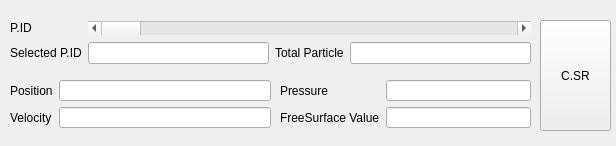
<?xml version="1.0" encoding="UTF-8"?>
<ui version="4.0">
 <class>PInfoDialog</class>
 <widget class="QDialog" name="PInfoDialog">
  <property name="geometry">
   <rect>
    <x>0</x>
    <y>0</y>
    <width>616</width>
    <height>146</height>
   </rect>
  </property>
  <property name="windowTitle">
   <string>Dialog</string>
  </property>
  <widget class="QPushButton" name="BChange">
   <property name="geometry">
    <rect>
     <x>540</x>
     <y>20</y>
     <width>71</width>
     <height>111</height>
    </rect>
   </property>
   <property name="text">
    <string>C.SR</string>
   </property>
   <property name="autoDefault">
    <bool>false</bool>
   </property>
  </widget>
  <widget class="QWidget" name="">
   <property name="geometry">
    <rect>
     <x>10</x>
     <y>20</y>
     <width>521</width>
     <height>45</height>
    </rect>
   </property>
   <layout class="QGridLayout" name="gridLayout">
    <item row="0" column="0">
     <widget class="QLabel" name="LPid">
      <property name="text">
       <string>P.ID</string>
      </property>
     </widget>
    </item>
    <item row="0" column="1" colspan="3">
     <widget class="QScrollBar" name="PHSlider">
      <property name="toolTipDuration">
       <number>-5</number>
      </property>
      <property name="orientation">
       <enum>Qt::Horizontal</enum>
      </property>
     </widget>
    </item>
    <item row="1" column="0">
     <widget class="QLabel" name="LSelectedPid">
      <property name="text">
       <string>Selected P.ID</string>
      </property>
     </widget>
    </item>
    <item row="1" column="1">
     <widget class="QLineEdit" name="LEPid"/>
    </item>
    <item row="1" column="2">
     <widget class="QLabel" name="LTotalParticle">
      <property name="text">
       <string>Total Particle</string>
      </property>
     </widget>
    </item>
    <item row="1" column="3">
     <widget class="QLineEdit" name="LETotalParticle"/>
    </item>
   </layout>
  </widget>
  <widget class="QWidget" name="">
   <property name="geometry">
    <rect>
     <x>10</x>
     <y>80</y>
     <width>261</width>
     <height>48</height>
    </rect>
   </property>
   <layout class="QGridLayout" name="gridLayout_2">
    <item row="0" column="0">
     <widget class="QLabel" name="LPosition">
      <property name="text">
       <string>Position</string>
      </property>
     </widget>
    </item>
    <item row="0" column="1">
     <widget class="QLineEdit" name="LEPosition"/>
    </item>
    <item row="1" column="0">
     <widget class="QLabel" name="LVelocity">
      <property name="text">
       <string>Velocity</string>
      </property>
     </widget>
    </item>
    <item row="1" column="1">
     <widget class="QLineEdit" name="LEVelocity"/>
    </item>
   </layout>
  </widget>
  <widget class="QWidget" name="">
   <property name="geometry">
    <rect>
     <x>280</x>
     <y>80</y>
     <width>251</width>
     <height>48</height>
    </rect>
   </property>
   <layout class="QGridLayout" name="gridLayout_3">
    <item row="0" column="0">
     <widget class="QLabel" name="LFressure">
      <property name="text">
       <string>Pressure</string>
      </property>
     </widget>
    </item>
    <item row="0" column="1">
     <widget class="QLineEdit" name="LEPressure"/>
    </item>
    <item row="1" column="0">
     <widget class="QLabel" name="LFreeSurfaceValue">
      <property name="text">
       <string>FreeSurface Value</string>
      </property>
     </widget>
    </item>
    <item row="1" column="1">
     <widget class="QLineEdit" name="LEFreeSurfaceValue"/>
    </item>
   </layout>
  </widget>
 </widget>
 <resources/>
 <connections/>
</ui>
